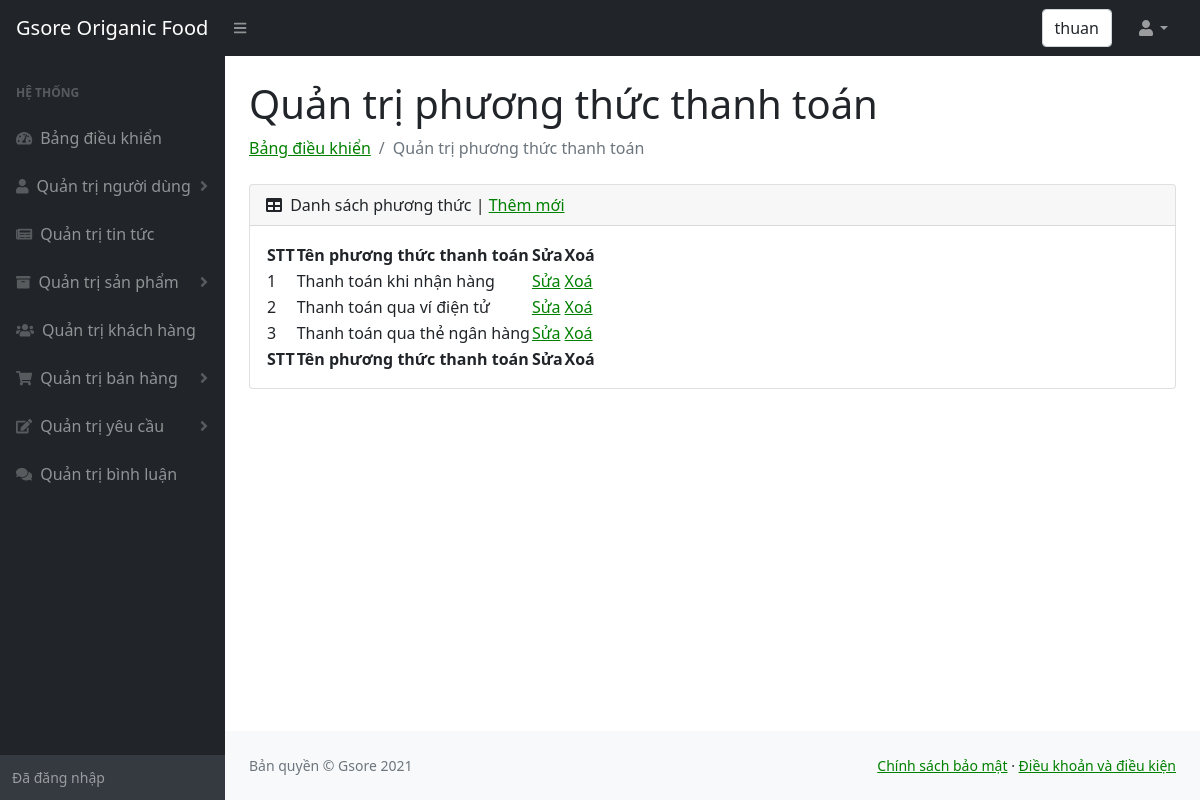
Screenshot of /admin/phuong-thuc-thanh-toan.php (signed in) with the database file from the repository.
### tables this page shows
CREATE TABLE `phuongthucthanhtoan` (
  `maphuongthucthanhtoan` int(11) NOT NULL,
  `tenphuongthucthanhtoan` varchar(100) NOT NULL
);

### admin/phuong-thuc-thanh-toan.php (the view, shortened to what this page needs)
<!DOCTYPE html>
<html lang="en">
    <head>
        <link href="https://cdn.jsdelivr.net/npm/simple-datatables@latest/dist/style.css" rel="stylesheet" />
        <link href="css/styles.css" rel="stylesheet" />
    </head>
    <body class="sb-nav-fixed">
        <nav class="sb-topnav navbar navbar-expand navbar-dark bg-dark">
            <a class="navbar-brand ps-3" href="../index.php">Gsore Origanic Food </a>
            <button class="btn btn-link btn-sm order-1 order-lg-0 me-4 me-lg-0" id="sidebarToggle" href="#!"><i class="fas fa-bars"></i></button>
            <form class="d-none d-md-inline-block form-inline ms-auto me-0 me-md-3 my-2 my-md-0">
                <div class="input-group">
                    <div class="form-control"><?php  echo $_SESSION['ten_nguoi_dung'];?>  </div>
                </div>
            </form>
            <ul class="navbar-nav ms-auto ms-md-0 me-3 me-lg-4">
                <li class="nav-item dropdown">
                    <a class="nav-link dropdown-toggle" id="navbarDropdown" href="#" role="button" data-bs-toggle="dropdown" aria-expanded="false"><i class="fas fa-user fa-fw"></i></a>
                </li>
            </ul>
        </nav>
        <div id="layoutSidenav">
            <div id="layoutSidenav_nav" >
                <nav class="sb-sidenav accordion sb-sidenav-dark" id="sidenavAccordion">
                    <div class="sb-sidenav-menu">
                        <div class="nav">
                            <div class="sb-sidenav-menu-heading">Hệ thống</div>
                            <a class="nav-link" href="index.php">
                                <div class="sb-nav-link-icon"><i class="fas fa-tachometer-alt"></i></div>
                                Bảng điều khiển
                            </a>
                            <a class="nav-link collapsed" href="nguoidung.php" data-bs-toggle="collapse" data-bs-target="#collapseOne" aria-expanded="false" aria-controls="collapseOne">
                                <div class="sb-nav-link-icon"><i class="fas fa-user"></i></div>
                                Quản trị người dùng
                                <div class="sb-sidenav-collapse-arrow"><i class="fas fa-angle-down"></i></div>
                            </a>
                            <a class="nav-link" href="tintuc.php">
                                <div class="sb-nav-link-icon"><i class="fas fa-newspaper"></i></div>
                                    Quản trị tin tức
                            </a>
                            <a class="nav-link collapsed" href="#" data-bs-toggle="collapse" data-bs-target="#collapseTwo" aria-expanded="false" aria-controls="collapseTwo">
                                <div class="sb-nav-link-icon"><i class="fas fa-archive"></i></div>
                                Quản trị sản phẩm
                                <div class="sb-sidenav-collapse-arrow"><i class="fas fa-angle-down"></i></div>
                            </a>
                            <a class="nav-link" href="khachhang.php">
                                <div class="sb-nav-link-icon"><i class="fas fa-users"></i></div>
                                Quản trị khách hàng
                            </a>
                            <a class="nav-link collapsed" href="#" data-bs-toggle="collapse" data-bs-target="#collapseThree" aria-expanded="false" aria-controls="collapseThree">
                                <div class="sb-nav-link-icon"><i class="fas fa-shopping-cart"></i></div>
                                Quản trị bán hàng
                                <div class="sb-sidenav-collapse-arrow"><i class="fas fa-angle-down"></i></div>
                            </a>
                            <a class="nav-link collapsed" href="#" data-bs-toggle="collapse" data-bs-target="#collapseFour" aria-expanded="false" aria-controls="collapseFour">
                                <div class="sb-nav-link-icon"><i class="fas fa-edit"></i></div>
                                Quản trị yêu cầu
                                <div class="sb-sidenav-collapse-arrow"><i class="fas fa-angle-down"></i></div>
                            </a>
                            <a class="nav-link" href="binhluan.php">
                                <div class="sb-nav-link-icon"><i class="fas fa-comments"></i></div>
                                Quản trị bình luận
                            </a>
                        </div>
                    </div>
                    <div class="sb-sidenav-footer">
                        <div class="small">Đã đăng nhập</div>
                    </div>
                </nav>
            </div>
            <div id="layoutSidenav_content">
                <main>
                    <div class="container-fluid px-4">
                        <h1 class="mt-4">Quản trị phương thức thanh toán</h1>
                        <ol class="breadcrumb mb-4">
                            <li class="breadcrumb-item"><a href="index.php">Bảng điều khiển</a></li>
                            <li class="breadcrumb-item active">Quản trị phương thức thanh toán</li>
                        </ol>
                        <div class="card mb-4">
                            <div class="card-header">
                                <i class="fas fa-table me-1"></i>
                                Danh sách phương thức  |
                                <a href="phuong-thuc-thanh-toan_themmoi.php">Thêm mới</a>
                            </div>
                            <div class="card-body">
                                <table id="datatablesSimple">
                                    <thead>
                                        <tr>
                                            <th>STT</th>
                                            <th>Tên phương thức thanh toán</th>
                                            <th>Sửa</th>
                                            <th>Xoá</th>
                                        </tr>
                                    </thead>
                                    <tfoot>
                                        <tr>
                                            <th>STT</th>
                                            <th>Tên phương thức thanh toán</th>
                                            <th>Sửa</th>
                                            <th>Xoá</th>
                                        </tr>
                                    </tfoot>
                                    <tbody>
                                        <?php
                                        include("../config.php");
                                        $sql = "SELECT *
                                                FROM phuongthucthanhtoan
                                                ORDER BY maphuongthucthanhtoan";
                                        $result = mysqli_query($ket_noi, $sql);
                                        $i = 0;
                                        while ($row = mysqli_fetch_array($result)) {
                                            $i++;
                                        ?>
                                            <tr>
                                                <td><?php echo $i ?></td>
                                                <td><?php echo $row["tenphuongthucthanhtoan"] ?></td>
                                                <td><a href="phuong-thuc-thanh-toan_sua.php?id=<?php echo $row["maphuongthucthanhtoan"];?>">Sửa</a></td>
                                                <td><a href="phuong-thuc-thanh-toan_xoa.php?id=<?php echo $row["maphuongthucthanhtoan"];?>">Xoá</a></td>
                                            </tr>
                                        <?php
                                        }
                                        ?>
                                    </tbody>
                                </table>
                            </div>
                        </div>
                    </div>
                </main>
                <footer class="py-4 bg-light mt-auto">
                    <div class="container-fluid px-4">
                        <div class="d-flex align-items-center justify-content-between small">
                            <div class="text-muted">Bản quyền &copy; Gsore 2021</div>
                            <div>
                                    <a href="chinhsachbaomat.php">Chính sách bảo mật</a>
                                    &middot;
                                    <a href="chinhsachbaomat.php">Điều khoản và điều kiện</a>
                                </div>
                        </div>
                    </div>
                </footer>
            </div>
        </div>
    </body>
</html>

### rows the page displays
phuongthucthanhtoan: tenphuongthucthanhtoan "Thanh toán khi nhận hàng"
phuongthucthanhtoan: tenphuongthucthanhtoan "Thanh toán qua ví điện tử"
phuongthucthanhtoan: tenphuongthucthanhtoan "Thanh toán qua thẻ ngân hàng"

### other values shown
$_SESSION['ten_nguoi_dung'] "thuan"
